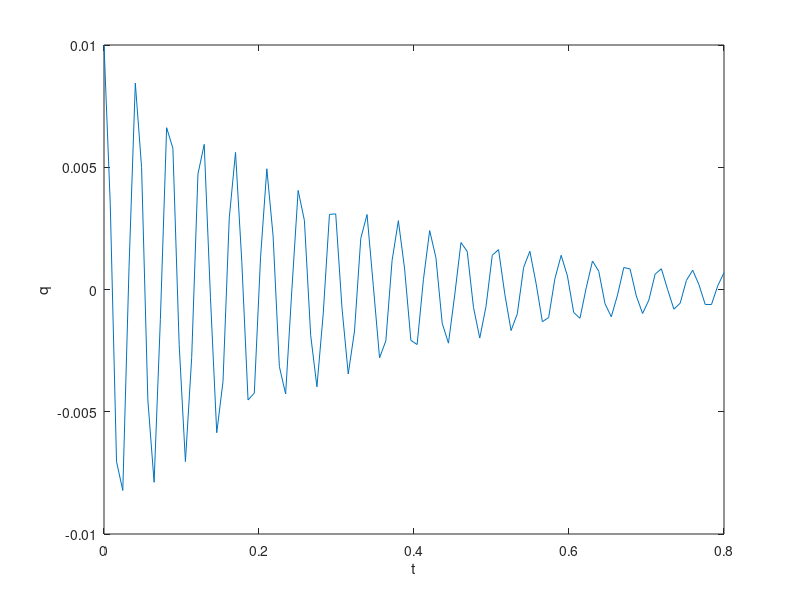

MATLAB code for this plot:
% No 1. (a) & (b)
t = linspace(0,0.8);
q0 = 10*1e-3; R = 60; L = 9; C = 5*1e-6;
q = q0.*exp(-(R.*t)./(2.*L)).*cos(t.*sqrt(1./(L.*C)-(R./(2.*L)).^2));
plot(t,q)
xlabel('t')
ylabel('q')